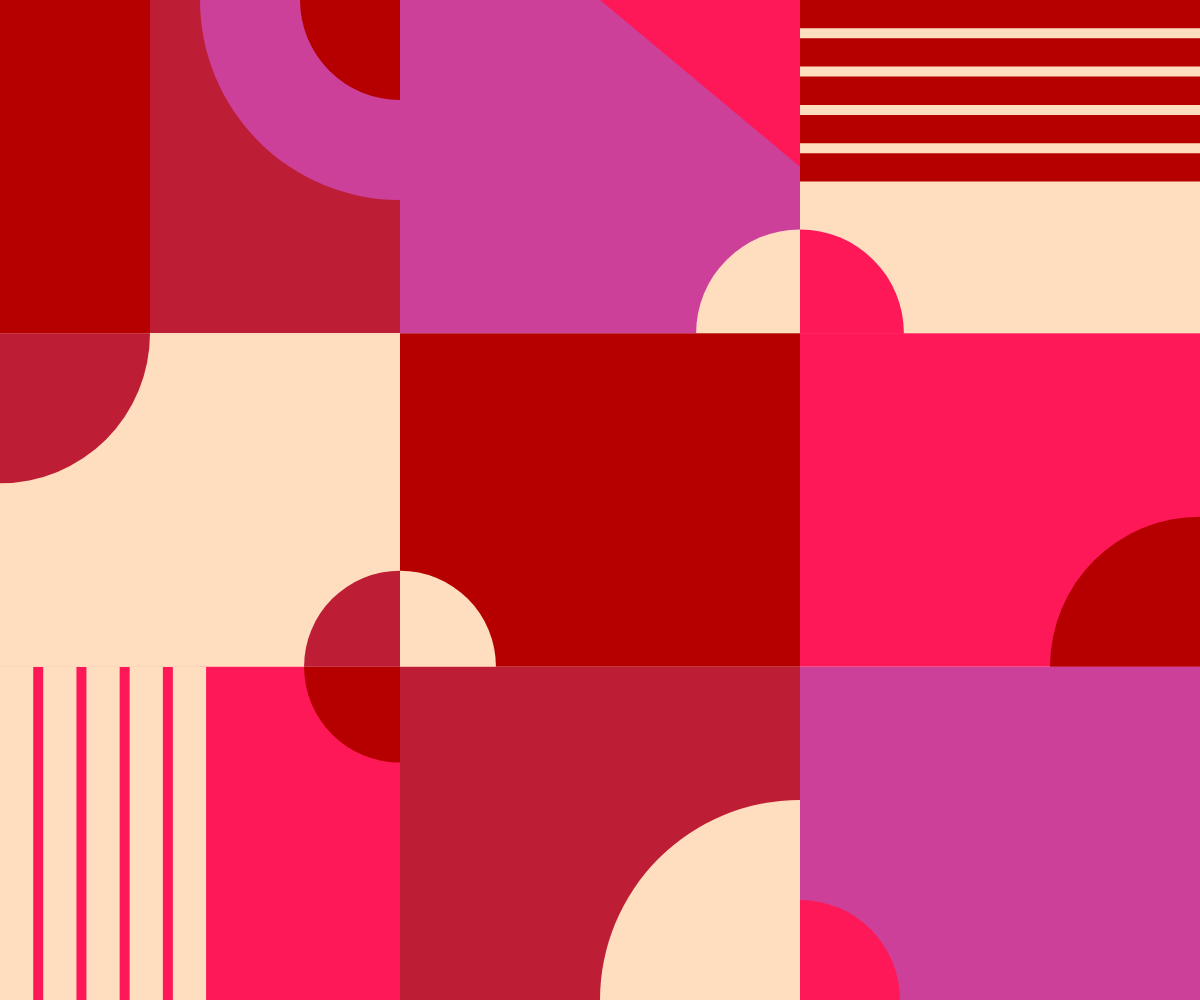
Frame 1 (no input)
Frame 60 (no input): identical to frame 1, image omitted
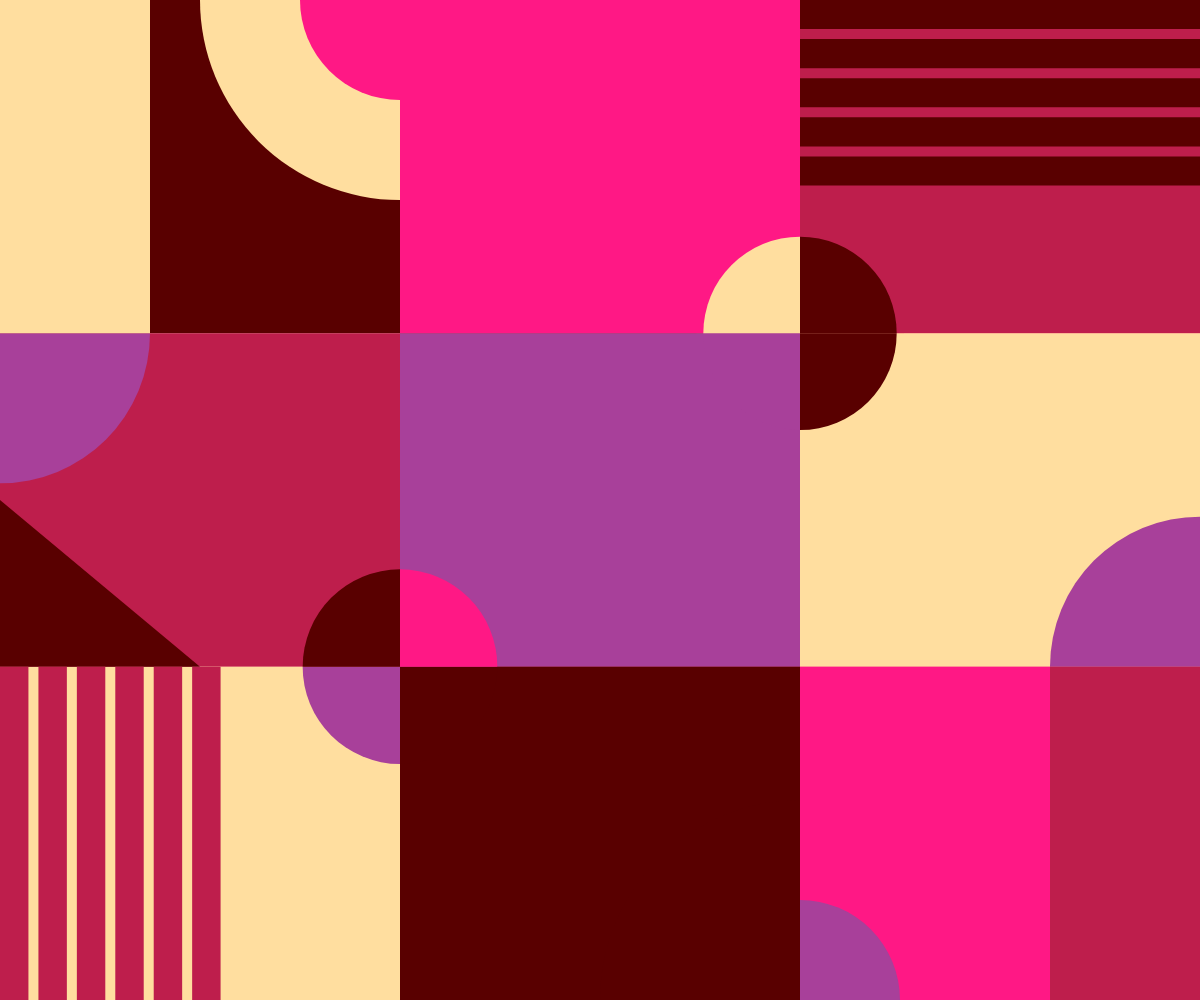
Frame 120 (the mouse pressed at the canvas centre since frame 60)

The p5.js sketch that drew these frames (run headless with seeded random() and noise() and a simulated clock; from frame 60 on, the mouse is pressed at the canvas centre):

// p5.js sketch
// ── sketch.js
// color
let black, red, yellow, white, blue;
let iterator;
let speed = 0.1;
let colors = [];
let lastColor;


function setup() {
  createCanvas(windowWidth, windowHeight);

  // define color set based on a pantone scheme;
  colors[0] = color(0, 0, 0);         // black
  colors[1] = color(190,30,45);       // red
  colors[2] = color(255,222,23);      // yellow
  colors[3] = color(255,245,200);     // white
  colors[4] = color(33,64,154);       // blue
  lastColor = colors[4];

  noStroke();
  createArt();
}

function draw() {
}


function mousePressed(){
  createArt();
}

function createArt(){
  refreshColors();
  createGrid();
  createQuarterCircle(width/3, height/3*2, random(180,220));
  createQuarterCircle(width/3*2, height/3, random(180,220));
  createTubes();
  createTriangles();
  createVerticalStripes(0,height/3*2, random(20,35));
  createHorizontalStripes(width/3*2,0, random(20,35));
  createLargeArcs();
}




// choose a new color and take care, that newColor won't be the same as LastColor
function pickRandomColor(){
    choose = colors[int(random(5))];

    while (choose == lastColor) {
      choose = colors[int(random(5))];
    }
    lastColor = choose;
    return choose;
}

// choose a new color iteratievly based on colors array;
let next = 0;
function pickNextColor(){
  if (next >= 4) next = 0;
  else next++;
  return colors[next];
}


// define color set based on pantone scheme;
function refreshColors(){
  colors[0] = color(random()*255, 0, 0); // black
  colors[1] = color(190,30,random()*255); // red
  colors[2] = color(255,222,random()*255); // yellow
  colors[3] = color(255,24,random()*255); // white
  colors[4] = color(random()*255,64,154); // blue
}


// draw 3 x 3 grid
function createGrid(){
    for (let x = 0; x < width; x += width/3){
      for (let y = 0; y < height; y += height/3){
        //row
        fill(pickNextColor());
        rect(x,y,width/3,height/3);
      }
    }
}



function createQuarterCircle(x, y, r){
  // quarter circles
  // Check for Einheitskreis Gradzahl vs Bogenmaß (radian)
  // umfang = 2*pi*r, beim einheitskreis ist r = 1, also 2pi
  fill(pickRandomColor());
  arc(x,y,r,r,0,HALF_PI);
  fill(pickRandomColor());
  arc(x,y,r,r,HALF_PI,PI);
  fill(pickRandomColor());
  arc(x,y,r,r,PI,PI+HALF_PI);
  fill(pickRandomColor());
  arc(x,y,r,r,PI+HALF_PI,TWO_PI);  
}

function createLargeArcs(){
    // large arcs
    let r_xl = width/3;
    let r_s = width/3/2;
    fill(pickRandomColor());
    arc(width/3,0,r_xl,r_xl,HALF_PI,PI);
  
    fill(pickRandomColor());
    arc(width/3*2,height,r_xl,r_xl,PI,PI+HALF_PI);
  
    fill(pickRandomColor());
    arc(width/3,0,r_s,r_s,HALF_PI,PI);
  
    fill(pickRandomColor());
    arc(width/3*2,height,r_s,r_s,PI+HALF_PI,TWO_PI);
}



function createTubes(){
  let t = width/4;
  let w = width/8;

  fill(pickRandomColor());
  arc(width,height/3*2,t,t,PI,PI+HALF_PI);
  fill(pickRandomColor());
  rect(width-w,height/3*2,w,height/3);

  fill(pickRandomColor());
  arc(0,height/3,t,t,0,HALF_PI);
  fill(pickRandomColor());
  rect(0,0,w,height/3);
}


function createTriangles(){
    // triangle
    fill(pickRandomColor());
    triangle(0,height/3*2,0,height/2,width/6,height/3*2);
    fill(pickRandomColor());
    triangle(width/3*2,0,width/3*2,height/6,width/2,0);
}

function createVerticalStripes(x,y,thick){
 fill(pickRandomColor());
 
 for(x; x <= width/6; x = x + (thick+10)){
  rect(x,y,thick,height/3);
 }

}

function createHorizontalStripes(x,y,thick){
  fill(pickRandomColor());
  for(y; y <= height/6; y = y + (thick+10)){
     rect(x,y,width/3,thick);
  }
}
 
// callback that takes action as soon as window has been resized
function windowResized() {
  resizeCanvas(windowWidth, windowHeight);
  createArt();
}
  

 
